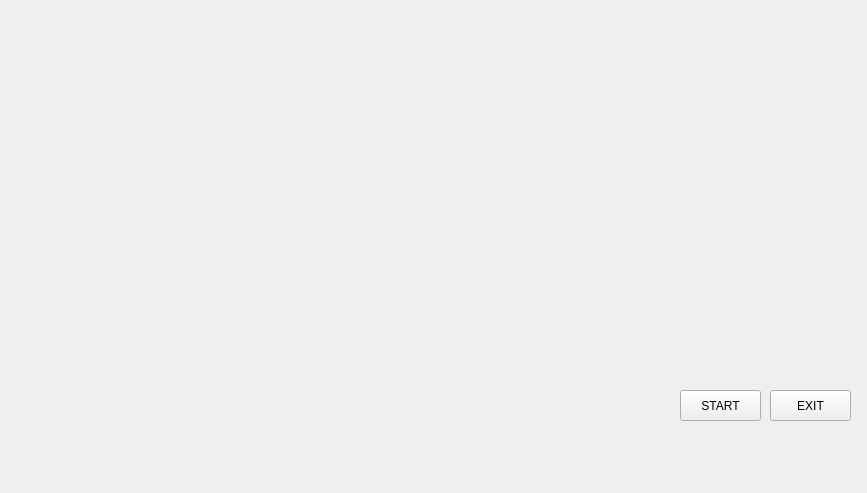
<?xml version="1.0" encoding="UTF-8"?>
<ui version="4.0">
 <class>JarvisUi</class>
 <widget class="QMainWindow" name="JarvisUi">
  <property name="geometry">
   <rect>
    <x>0</x>
    <y>0</y>
    <width>867</width>
    <height>493</height>
   </rect>
  </property>
  <property name="windowTitle">
   <string>MainWindow</string>
  </property>
  <widget class="QWidget" name="centralwidget">
   <widget class="QLabel" name="label">
    <property name="geometry">
     <rect>
      <x>-30</x>
      <y>0</y>
      <width>901</width>
      <height>521</height>
     </rect>
    </property>
    <property name="text">
     <string/>
    </property>
    <property name="pixmap">
     <pixmap>../Gui - Gifs &amp; Images/dgd.gif</pixmap>
    </property>
    <property name="scaledContents">
     <bool>true</bool>
    </property>
   </widget>
   <widget class="QLabel" name="label_1">
    <property name="geometry">
     <rect>
      <x>-130</x>
      <y>-60</y>
      <width>421</width>
      <height>261</height>
     </rect>
    </property>
    <property name="text">
     <string/>
    </property>
    <property name="pixmap">
     <pixmap>../Gui - Gifs &amp; Images/rreg.gif</pixmap>
    </property>
    <property name="scaledContents">
     <bool>true</bool>
    </property>
   </widget>
   <widget class="QLabel" name="label_2">
    <property name="geometry">
     <rect>
      <x>580</x>
      <y>10</y>
      <width>281</width>
      <height>161</height>
     </rect>
    </property>
    <property name="text">
     <string/>
    </property>
    <property name="pixmap">
     <pixmap>../Gui - Gifs &amp; Images/ftg.gif</pixmap>
    </property>
    <property name="scaledContents">
     <bool>true</bool>
    </property>
   </widget>
   <widget class="QLabel" name="label_3">
    <property name="geometry">
     <rect>
      <x>590</x>
      <y>380</y>
      <width>271</width>
      <height>161</height>
     </rect>
    </property>
    <property name="text">
     <string/>
    </property>
    <property name="pixmap">
     <pixmap>../Gui - Gifs &amp; Images/initial.gif</pixmap>
    </property>
    <property name="scaledContents">
     <bool>true</bool>
    </property>
   </widget>
   <widget class="QLabel" name="label_4">
    <property name="geometry">
     <rect>
      <x>-30</x>
      <y>350</y>
      <width>241</width>
      <height>151</height>
     </rect>
    </property>
    <property name="text">
     <string/>
    </property>
    <property name="pixmap">
     <pixmap>../Gui - Gifs &amp; Images/jmfh.gif</pixmap>
    </property>
    <property name="scaledContents">
     <bool>true</bool>
    </property>
   </widget>
   <widget class="QPushButton" name="pushButton">
    <property name="geometry">
     <rect>
      <x>680</x>
      <y>390</y>
      <width>81</width>
      <height>31</height>
     </rect>
    </property>
    <property name="styleSheet">
     <string notr="true">font: 16pt &quot;MingLiU_HKSCS-ExtB&quot;;
border-color: rgb(0, 255, 255);</string>
    </property>
    <property name="text">
     <string>START</string>
    </property>
   </widget>
   <widget class="QPushButton" name="pushButton_2">
    <property name="geometry">
     <rect>
      <x>770</x>
      <y>390</y>
      <width>81</width>
      <height>31</height>
     </rect>
    </property>
    <property name="styleSheet">
     <string notr="true">font: 16pt &quot;MingLiU_HKSCS-ExtB&quot;;</string>
    </property>
    <property name="text">
     <string>EXIT</string>
    </property>
   </widget>
  </widget>
 </widget>
 <resources/>
 <connections/>
</ui>
